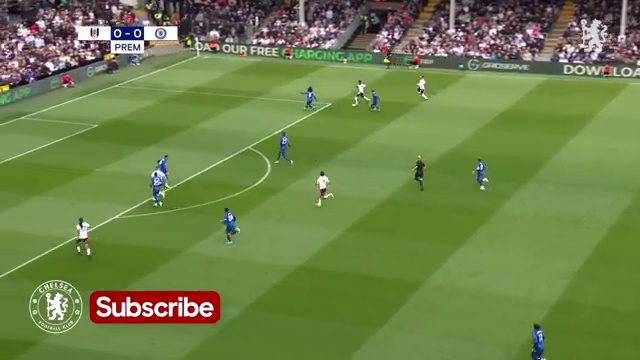
#> input picture frames_every_1s/frame_0002.jpg, 640 x 360 px; its folder holds 4 pictures in this run
$ jupyter execute ImageTransformation_OpenCV.ipynb
#> lines starting #> are read from the running program, lines starting #| are printed output that depends on the picture; after the words box and inside, x2 and y2 are one past the last pixel; in counts of white or black regions, pixels touching at a corner belong together
[cell 1]
import cv2
import numpy
import matplotlib
import os

[cell 2]
input_dir = "frames_every_1s"

grayscale_dir = "gray_frames"
blur_dir = "blur_frames"
edge_dir = "edges_frames"

os.makedirs(grayscale_dir, exist_ok=True)
os.makedirs(blur_dir, exist_ok=True)
os.makedirs(edge_dir, exist_ok=True)

[cell 3]
for filename in sorted(os.listdir(input_dir)):
    img_path = os.path.join(input_dir,filename)
    img = cv2.imread(img_path)
#> img is the input picture: shape (360, 640, 3); mean B, G, R 73.6, 129.4, 110.2
    if img is None:
        print(f"Failed to read {filename}")
        continue
        """
    gray = cv2.cvtColor(img, cv2.COLOR_BGR2GRAY)
    cv2.imwrite(os.path.join(grayscale_dir,filename),gray)

    blur = cv2.GaussianBlur(img, (11,11), 0)
    cv2.imwrite(os.path.join(blur_dir,filename),blur)
    """
    edges = cv2.Canny(img, 100, 200)
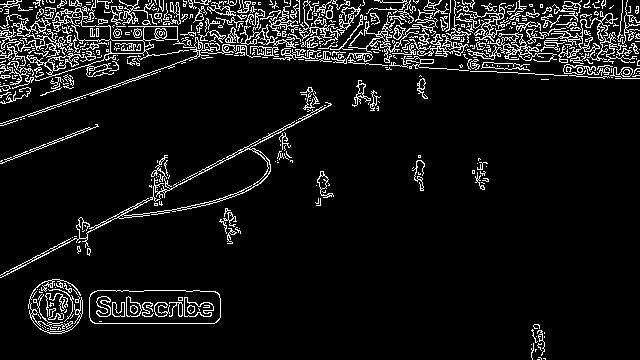
#> edges: shape (360, 640); 8.2% white in thin lines or dots
    cv2.imwrite(os.path.join(edge_dir,filename),edges)
#> pass 2 of the loop `for filename in sorted(os.listdir(input_dir)):`:
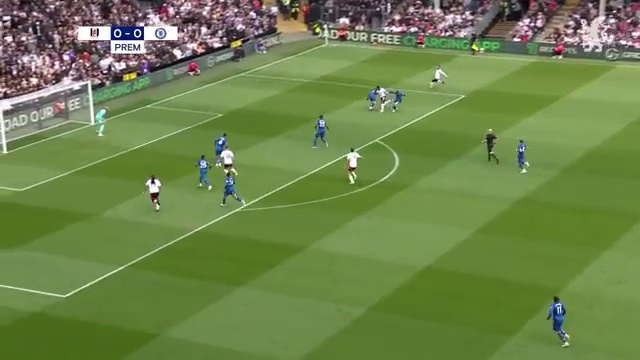
#> input picture frames_every_1s/frame_0003.jpg, 640 x 360 px
#> img is the input picture: shape (360, 640, 3); mean B, G, R 75.1, 131.4, 109.8
#> `edges = cv2.Canny(img, 100, 200)`:
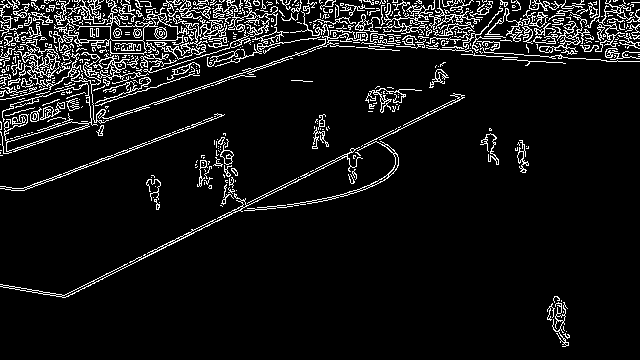
#> edges: shape (360, 640); 8.1% white in thin lines or dots
#> pass 3 of the loop `for filename in sorted(os.listdir(input_dir)):`:
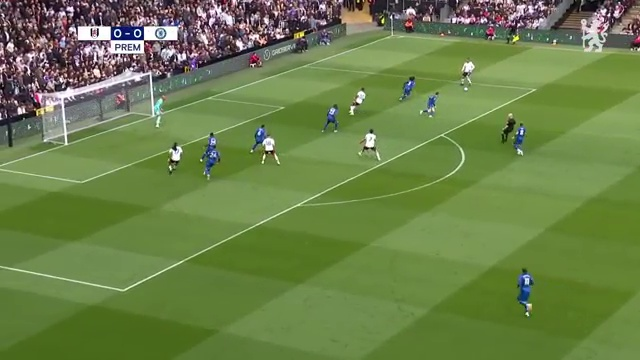
#> input picture frames_every_1s/frame_0004.jpg, 640 x 360 px
#> img is the input picture: shape (360, 640, 3); mean B, G, R 73.2, 128.3, 106.9
#> `edges = cv2.Canny(img, 100, 200)`:
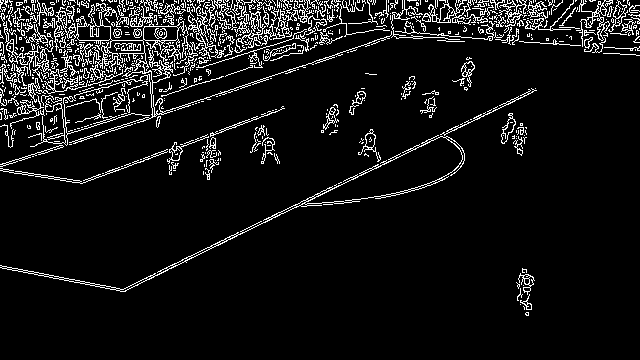
#> edges: shape (360, 640); 7.9% white in thin lines or dots, all inside (x1, y1, x2, y2) = (0, 0, 640, 316)
#> the loop made 4 passes; the first 3 are shown

print("✅ Done! Applied transformations to all extracted frames.")
